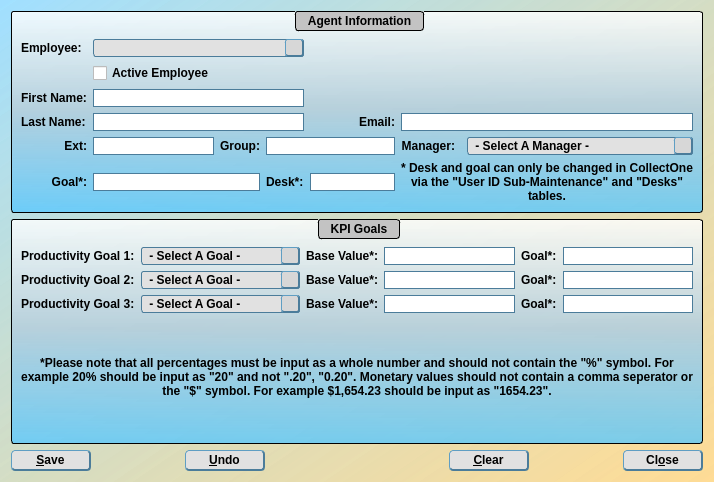
<?xml version="1.0" encoding="UTF-8"?>
<ui version="4.0">
 <class>agentMaintenance</class>
 <widget class="QDialog" name="agentMaintenance">
  <property name="geometry">
   <rect>
    <x>0</x>
    <y>0</y>
    <width>714</width>
    <height>482</height>
   </rect>
  </property>
  <property name="windowTitle">
   <string>Employee Maintenance</string>
  </property>
  <property name="windowIcon">
   <iconset>
    <normaloff>Meduit_logo.ico</normaloff>Meduit_logo.ico</iconset>
  </property>
  <property name="styleSheet">
   <string notr="true">QDialog{
	background-color: qlineargradient(spread:pad, x1:1, y1:1, x2:0, y2:0.011, stop:0 rgba(255, 218, 144, 200), stop:1 rgba(129, 213, 255, 126));
}
QWidget{
	font: 11pt &quot;Corbel&quot;;
	font-weight: bold;
}
QGroupBox{
	background-color: qlineargradient(spread:pad, x1:0.5, y1:0, x2:0.5, y2:1, stop:0 rgba(255, 255, 255, 209), stop:0.485876 rgba(181, 207, 220, 239), stop:1 rgba(85, 199, 255, 196));
	border: 1px solid black;
	border-radius: 3px;
	margin-top: 1ex;
	padding-top: 18;
	font: 11pt &quot;Corbel&quot;;
	font-weight: bold;
}
QGroupBox::title{
	background-color: rgb(195, 195, 195);
	border: 1px solid black;
	border-radius: 3px;
	padding: 2 10px;
	subcontrol-origin: margin;
	subcontrol-position: top;
	font: 11pt &quot;Corbel&quot;;
	font-weight: bold;
}
QLineEdit{
	border: 1px solid rgb(75, 124, 154);;
	font: 10pt &quot;MS Shell Dlg 2&quot;;
}
QTextEdit{
	font: 12pt &quot;Corbel&quot;;
}
QStatusBar{
	font: 10pt &quot;MS Shell Dlg 2&quot;;
}
QPushButton{
	border-bottom: 2px solid rgb(75, 124, 154);
	border-top: 1px solid rgb(95, 158, 195);
	border-right: 2px solid rgb(75, 124, 154);
	border-left: 1px solid rgb(95, 158, 195);
	border-radius: 4px;
	padding: 2px;
	padding-left: 13px;
	padding-right: 13px;
	background-color: rgb(225, 225, 225);
	font: 11pt &quot;Corbel&quot;;
	font-weight: bold;
}
QPushButton::hover{
	border-bottom: 2px solid rgb(75, 124, 154);
	border-top: 1px solid rgb(95, 158, 195);
	border-right: 2px solid rgb(75, 124, 154);
	border-left: 1px solid rgb(95, 158, 195);
	border-radius: 4px;
	padding: 2px;
	padding-left: 13px;
	padding-right: 13px;
	background-color: rgb(215, 215, 215);
	font: 11pt &quot;Corbel&quot;;
	font-weight: bold;
}
QPushButton::pressed{
	border-bottom: 1px solid rgb(75, 124, 154);
	border-top: 2px solid rgb(95, 158, 195);
	border-right: 1px solid rgb(75, 124, 154);
	border-left: 2px solid rgb(95, 158, 195);
	border-radius: 4px;
	padding: 2px;
	padding-left: 10px;
	padding-right: 10px;
	width: 80px;
	background-color: rgb(225, 225, 225);
	font: 11pt &quot;Corbel&quot;;
	font-weight: bold;
}
QComboBox{
	border: 1px solid;
	border-color: rgb(75, 124, 154);
	border-radius: 3px;
	background-color: rgb(225, 225, 225);
}
QComboBox::pressed{
	border: 1px solid;
	border-color: rgb(75, 124, 154);
	border-radius: 3px;
	background-color: rgb(225, 225, 225);
}
QComboBox::drop-down{
	background-color: rgb(215, 215, 215);
	border-bottom: 2px solid rgb(75, 124, 154);
	border-top: 1px solid rgb(95, 158, 195);
	border-right: 2px solid rgb(75, 124, 154);
	border-left: 1px solid rgb(95, 158, 195);
	border-radius: 3px;
	subcontrol-origin: margin;
	width: 16px;
}
QComboBox::drop-down::hover{
	background-color: rgb(205, 205, 205);
	border-bottom: 2px solid rgb(75, 124, 154);
	border-top: 1px solid rgb(95, 158, 195);
	border-right: 2px solid rgb(75, 124, 154);
	border-left: 1px solid rgb(95, 158, 195);
	border-radius: 3px;
	subcontrol-origin: margin;
	width: 16px;
}
QComboBox::drop-down::pressed{
	background-color: rgb(215, 215, 215);
	border-bottom: 1px solid rgb(75, 124, 154);
	border-top: 2px solid rgb(95, 158, 195);
	border-right: 1px solid rgb(75, 124, 154);
	border-left: 2px solid rgb(95, 158, 195);
	border-radius: 3px;
	subcontrol-origin: margin;
	width: 16px;
}
QComboBox::down-arrow{
	image: url(:/meduit/arrow.png);
	width: 14 px;
	height:14 px;
}</string>
  </property>
  <layout class="QGridLayout" name="gridLayout_2">
   <item row="2" column="1" colspan="8">
    <widget class="QGroupBox" name="groupBox">
     <property name="title">
      <string>KPI Goals</string>
     </property>
     <layout class="QGridLayout" name="gridLayout_3">
      <item row="3" column="1">
       <widget class="QComboBox" name="agentDesc3">
        <item>
         <property name="text">
          <string> - Select A Goal - </string>
         </property>
        </item>
        <item>
         <property name="text">
          <string>Connects (Total)</string>
         </property>
        </item>
        <item>
         <property name="text">
          <string>Connects (Per Hour)</string>
         </property>
        </item>
        <item>
         <property name="text">
          <string>RPC (Total)</string>
         </property>
        </item>
        <item>
         <property name="text">
          <string>RPC (Per Hour)</string>
         </property>
        </item>
        <item>
         <property name="text">
          <string>Promises Conv%</string>
         </property>
        </item>
        <item>
         <property name="text">
          <string>Conversions Per Hour</string>
         </property>
        </item>
        <item>
         <property name="text">
          <string>Secured (%)</string>
         </property>
        </item>
        <item>
         <property name="text">
          <string>Secured (Avg Payment)</string>
         </property>
        </item>
        <item>
         <property name="text">
          <string>Fees (Total)</string>
         </property>
        </item>
        <item>
         <property name="text">
          <string>Fees (Per Hour)</string>
         </property>
        </item>
        <item>
         <property name="text">
          <string>Overall Totals</string>
         </property>
        </item>
        <item>
         <property name="text">
          <string>Payment Plan</string>
         </property>
        </item>
        <item>
         <property name="text">
          <string>Category Review</string>
         </property>
        </item>
       </widget>
      </item>
      <item row="3" column="5">
       <widget class="QLineEdit" name="agentGoal3">
        <property name="sizePolicy">
         <sizepolicy hsizetype="MinimumExpanding" vsizetype="Fixed">
          <horstretch>0</horstretch>
          <verstretch>0</verstretch>
         </sizepolicy>
        </property>
       </widget>
      </item>
      <item row="1" column="0">
       <widget class="QLabel" name="label_11">
        <property name="sizePolicy">
         <sizepolicy hsizetype="Maximum" vsizetype="Preferred">
          <horstretch>0</horstretch>
          <verstretch>0</verstretch>
         </sizepolicy>
        </property>
        <property name="text">
         <string>Productivity Goal 1:</string>
        </property>
       </widget>
      </item>
      <item row="1" column="5">
       <widget class="QLineEdit" name="agentGoal1">
        <property name="sizePolicy">
         <sizepolicy hsizetype="MinimumExpanding" vsizetype="Fixed">
          <horstretch>0</horstretch>
          <verstretch>0</verstretch>
         </sizepolicy>
        </property>
       </widget>
      </item>
      <item row="2" column="5">
       <widget class="QLineEdit" name="agentGoal2">
        <property name="sizePolicy">
         <sizepolicy hsizetype="MinimumExpanding" vsizetype="Fixed">
          <horstretch>0</horstretch>
          <verstretch>0</verstretch>
         </sizepolicy>
        </property>
       </widget>
      </item>
      <item row="2" column="2">
       <widget class="QLabel" name="label_15">
        <property name="sizePolicy">
         <sizepolicy hsizetype="Maximum" vsizetype="Preferred">
          <horstretch>0</horstretch>
          <verstretch>0</verstretch>
         </sizepolicy>
        </property>
        <property name="text">
         <string>Base Value*:</string>
        </property>
       </widget>
      </item>
      <item row="4" column="0" colspan="6">
       <widget class="QLabel" name="label_4">
        <property name="sizePolicy">
         <sizepolicy hsizetype="Preferred" vsizetype="MinimumExpanding">
          <horstretch>0</horstretch>
          <verstretch>0</verstretch>
         </sizepolicy>
        </property>
        <property name="styleSheet">
         <string notr="true">QLabel{
	font: 10pt &quot;MS Shell Dlg 2&quot;;
}</string>
        </property>
        <property name="text">
         <string>*Please note that all percentages must be input as a whole number and should not contain the &quot;%&quot; symbol. For example 20% should be input as &quot;20&quot; and not &quot;.20&quot;, &quot;0.20&quot;. Monetary values should not contain a comma seperator or the &quot;$&quot; symbol. For example $1,654.23 should be input as &quot;1654.23&quot;.</string>
        </property>
        <property name="alignment">
         <set>Qt::AlignCenter</set>
        </property>
        <property name="wordWrap">
         <bool>true</bool>
        </property>
       </widget>
      </item>
      <item row="3" column="3">
       <widget class="QLineEdit" name="agentBase3">
        <property name="sizePolicy">
         <sizepolicy hsizetype="MinimumExpanding" vsizetype="Fixed">
          <horstretch>0</horstretch>
          <verstretch>0</verstretch>
         </sizepolicy>
        </property>
       </widget>
      </item>
      <item row="1" column="3">
       <widget class="QLineEdit" name="agentBase1">
        <property name="enabled">
         <bool>true</bool>
        </property>
        <property name="sizePolicy">
         <sizepolicy hsizetype="MinimumExpanding" vsizetype="Fixed">
          <horstretch>0</horstretch>
          <verstretch>0</verstretch>
         </sizepolicy>
        </property>
       </widget>
      </item>
      <item row="1" column="2">
       <widget class="QLabel" name="label_14">
        <property name="sizePolicy">
         <sizepolicy hsizetype="Maximum" vsizetype="Preferred">
          <horstretch>0</horstretch>
          <verstretch>0</verstretch>
         </sizepolicy>
        </property>
        <property name="text">
         <string>Base Value*:</string>
        </property>
       </widget>
      </item>
      <item row="2" column="3">
       <widget class="QLineEdit" name="agentBase2">
        <property name="sizePolicy">
         <sizepolicy hsizetype="MinimumExpanding" vsizetype="Fixed">
          <horstretch>0</horstretch>
          <verstretch>0</verstretch>
         </sizepolicy>
        </property>
       </widget>
      </item>
      <item row="2" column="4">
       <widget class="QLabel" name="label_18">
        <property name="sizePolicy">
         <sizepolicy hsizetype="Maximum" vsizetype="Preferred">
          <horstretch>0</horstretch>
          <verstretch>0</verstretch>
         </sizepolicy>
        </property>
        <property name="text">
         <string>Goal*:</string>
        </property>
       </widget>
      </item>
      <item row="3" column="4">
       <widget class="QLabel" name="label_19">
        <property name="sizePolicy">
         <sizepolicy hsizetype="Maximum" vsizetype="Preferred">
          <horstretch>0</horstretch>
          <verstretch>0</verstretch>
         </sizepolicy>
        </property>
        <property name="text">
         <string>Goal*:</string>
        </property>
       </widget>
      </item>
      <item row="2" column="0">
       <widget class="QLabel" name="label_12">
        <property name="sizePolicy">
         <sizepolicy hsizetype="Maximum" vsizetype="Preferred">
          <horstretch>0</horstretch>
          <verstretch>0</verstretch>
         </sizepolicy>
        </property>
        <property name="text">
         <string>Productivity Goal 2:</string>
        </property>
       </widget>
      </item>
      <item row="3" column="0">
       <widget class="QLabel" name="label_13">
        <property name="sizePolicy">
         <sizepolicy hsizetype="Maximum" vsizetype="Preferred">
          <horstretch>0</horstretch>
          <verstretch>0</verstretch>
         </sizepolicy>
        </property>
        <property name="text">
         <string>Productivity Goal 3:</string>
        </property>
       </widget>
      </item>
      <item row="1" column="1">
       <widget class="QComboBox" name="agentDesc1">
        <item>
         <property name="text">
          <string> - Select A Goal - </string>
         </property>
        </item>
        <item>
         <property name="text">
          <string>Connects (Total)</string>
         </property>
        </item>
        <item>
         <property name="text">
          <string>Connects (Per Hour)</string>
         </property>
        </item>
        <item>
         <property name="text">
          <string>RPC (Total)</string>
         </property>
        </item>
        <item>
         <property name="text">
          <string>RPC (Per Hour)</string>
         </property>
        </item>
        <item>
         <property name="text">
          <string>Promises Conv%</string>
         </property>
        </item>
        <item>
         <property name="text">
          <string>Conversions Per Hour</string>
         </property>
        </item>
        <item>
         <property name="text">
          <string>Secured (%)</string>
         </property>
        </item>
        <item>
         <property name="text">
          <string>Secured (Avg Payment)</string>
         </property>
        </item>
        <item>
         <property name="text">
          <string>Fees (Total)</string>
         </property>
        </item>
        <item>
         <property name="text">
          <string>Fees (Per Hour)</string>
         </property>
        </item>
        <item>
         <property name="text">
          <string>Overall Totals</string>
         </property>
        </item>
        <item>
         <property name="text">
          <string>Payment Plan</string>
         </property>
        </item>
        <item>
         <property name="text">
          <string>Category Review</string>
         </property>
        </item>
       </widget>
      </item>
      <item row="2" column="1">
       <widget class="QComboBox" name="agentDesc2">
        <item>
         <property name="text">
          <string> - Select A Goal - </string>
         </property>
        </item>
        <item>
         <property name="text">
          <string>Connects (Total)</string>
         </property>
        </item>
        <item>
         <property name="text">
          <string>Connects (Per Hour)</string>
         </property>
        </item>
        <item>
         <property name="text">
          <string>RPC (Total)</string>
         </property>
        </item>
        <item>
         <property name="text">
          <string>RPC (Per Hour)</string>
         </property>
        </item>
        <item>
         <property name="text">
          <string>Promises Conv%</string>
         </property>
        </item>
        <item>
         <property name="text">
          <string>Conversions Per Hour</string>
         </property>
        </item>
        <item>
         <property name="text">
          <string>Secured (%)</string>
         </property>
        </item>
        <item>
         <property name="text">
          <string>Secured (Avg Payment)</string>
         </property>
        </item>
        <item>
         <property name="text">
          <string>Fees (Total)</string>
         </property>
        </item>
        <item>
         <property name="text">
          <string>Fees (Per Hour)</string>
         </property>
        </item>
        <item>
         <property name="text">
          <string>Overall Totals</string>
         </property>
        </item>
        <item>
         <property name="text">
          <string>Payment Plan</string>
         </property>
        </item>
        <item>
         <property name="text">
          <string>Category Review</string>
         </property>
        </item>
       </widget>
      </item>
      <item row="3" column="2">
       <widget class="QLabel" name="label_16">
        <property name="sizePolicy">
         <sizepolicy hsizetype="Maximum" vsizetype="Preferred">
          <horstretch>0</horstretch>
          <verstretch>0</verstretch>
         </sizepolicy>
        </property>
        <property name="text">
         <string>Base Value*:</string>
        </property>
       </widget>
      </item>
      <item row="1" column="4">
       <widget class="QLabel" name="label_17">
        <property name="sizePolicy">
         <sizepolicy hsizetype="Maximum" vsizetype="Preferred">
          <horstretch>0</horstretch>
          <verstretch>0</verstretch>
         </sizepolicy>
        </property>
        <property name="text">
         <string>Goal*:</string>
        </property>
       </widget>
      </item>
     </layout>
    </widget>
   </item>
   <item row="3" column="5">
    <spacer name="horizontalSpacer_2">
     <property name="orientation">
      <enum>Qt::Horizontal</enum>
     </property>
     <property name="sizeHint" stdset="0">
      <size>
       <width>40</width>
       <height>20</height>
      </size>
     </property>
    </spacer>
   </item>
   <item row="3" column="8">
    <widget class="QPushButton" name="cancelButton">
     <property name="sizePolicy">
      <sizepolicy hsizetype="Fixed" vsizetype="Fixed">
       <horstretch>0</horstretch>
       <verstretch>0</verstretch>
      </sizepolicy>
     </property>
     <property name="minimumSize">
      <size>
       <width>80</width>
       <height>0</height>
      </size>
     </property>
     <property name="maximumSize">
      <size>
       <width>80</width>
       <height>16777215</height>
      </size>
     </property>
     <property name="text">
      <string>Cl&amp;ose</string>
     </property>
     <property name="autoDefault">
      <bool>false</bool>
     </property>
    </widget>
   </item>
   <item row="3" column="3">
    <widget class="QPushButton" name="undoButton">
     <property name="sizePolicy">
      <sizepolicy hsizetype="Fixed" vsizetype="Fixed">
       <horstretch>0</horstretch>
       <verstretch>0</verstretch>
      </sizepolicy>
     </property>
     <property name="minimumSize">
      <size>
       <width>80</width>
       <height>0</height>
      </size>
     </property>
     <property name="maximumSize">
      <size>
       <width>80</width>
       <height>16777215</height>
      </size>
     </property>
     <property name="text">
      <string>&amp;Undo</string>
     </property>
     <property name="autoDefault">
      <bool>false</bool>
     </property>
    </widget>
   </item>
   <item row="3" column="2">
    <spacer name="horizontalSpacer">
     <property name="orientation">
      <enum>Qt::Horizontal</enum>
     </property>
     <property name="sizeHint" stdset="0">
      <size>
       <width>40</width>
       <height>20</height>
      </size>
     </property>
    </spacer>
   </item>
   <item row="3" column="7">
    <spacer name="horizontalSpacer_3">
     <property name="orientation">
      <enum>Qt::Horizontal</enum>
     </property>
     <property name="sizeHint" stdset="0">
      <size>
       <width>40</width>
       <height>20</height>
      </size>
     </property>
    </spacer>
   </item>
   <item row="1" column="1" colspan="8">
    <widget class="QGroupBox" name="agentDetails">
     <property name="title">
      <string>Agent Information</string>
     </property>
     <layout class="QGridLayout" name="gridLayout">
      <item row="8" column="8" colspan="3">
       <widget class="QLabel" name="label_10">
        <property name="sizePolicy">
         <sizepolicy hsizetype="Preferred" vsizetype="Minimum">
          <horstretch>0</horstretch>
          <verstretch>0</verstretch>
         </sizepolicy>
        </property>
        <property name="styleSheet">
         <string notr="true">QLabel{
	font: 10pt &quot;MS Shell Dlg 2&quot;;
}</string>
        </property>
        <property name="text">
         <string>* Desk and goal can only be changed in CollectOne via the &quot;User ID Sub-Maintenance&quot; and &quot;Desks&quot; tables.</string>
        </property>
        <property name="alignment">
         <set>Qt::AlignCenter</set>
        </property>
        <property name="wordWrap">
         <bool>true</bool>
        </property>
       </widget>
      </item>
      <item row="4" column="1">
       <widget class="QLineEdit" name="agentExt">
        <property name="sizePolicy">
         <sizepolicy hsizetype="Maximum" vsizetype="Fixed">
          <horstretch>0</horstretch>
          <verstretch>0</verstretch>
         </sizepolicy>
        </property>
       </widget>
      </item>
      <item row="4" column="8">
       <widget class="QLabel" name="label_9">
        <property name="sizePolicy">
         <sizepolicy hsizetype="Preferred" vsizetype="Fixed">
          <horstretch>0</horstretch>
          <verstretch>0</verstretch>
         </sizepolicy>
        </property>
        <property name="text">
         <string>Manager:</string>
        </property>
        <property name="alignment">
         <set>Qt::AlignRight|Qt::AlignTrailing|Qt::AlignVCenter</set>
        </property>
       </widget>
      </item>
      <item row="4" column="4" colspan="2">
       <widget class="QLineEdit" name="agentGroup">
        <property name="sizePolicy">
         <sizepolicy hsizetype="Preferred" vsizetype="Fixed">
          <horstretch>0</horstretch>
          <verstretch>0</verstretch>
         </sizepolicy>
        </property>
       </widget>
      </item>
      <item row="3" column="0">
       <widget class="QLabel" name="label_7">
        <property name="sizePolicy">
         <sizepolicy hsizetype="Preferred" vsizetype="Fixed">
          <horstretch>0</horstretch>
          <verstretch>0</verstretch>
         </sizepolicy>
        </property>
        <property name="text">
         <string>Last Name:</string>
        </property>
        <property name="alignment">
         <set>Qt::AlignLeading|Qt::AlignLeft|Qt::AlignVCenter</set>
        </property>
       </widget>
      </item>
      <item row="2" column="1" colspan="4">
       <widget class="QLineEdit" name="agentFirstName">
        <property name="sizePolicy">
         <sizepolicy hsizetype="MinimumExpanding" vsizetype="Fixed">
          <horstretch>0</horstretch>
          <verstretch>0</verstretch>
         </sizepolicy>
        </property>
       </widget>
      </item>
      <item row="8" column="1" colspan="3">
       <widget class="QLineEdit" name="agentGoal">
        <property name="enabled">
         <bool>true</bool>
        </property>
        <property name="sizePolicy">
         <sizepolicy hsizetype="Preferred" vsizetype="Fixed">
          <horstretch>0</horstretch>
          <verstretch>0</verstretch>
         </sizepolicy>
        </property>
        <property name="readOnly">
         <bool>true</bool>
        </property>
       </widget>
      </item>
      <item row="8" column="5">
       <widget class="QLineEdit" name="agentDesk">
        <property name="enabled">
         <bool>true</bool>
        </property>
        <property name="sizePolicy">
         <sizepolicy hsizetype="Preferred" vsizetype="Fixed">
          <horstretch>0</horstretch>
          <verstretch>0</verstretch>
         </sizepolicy>
        </property>
        <property name="readOnly">
         <bool>true</bool>
        </property>
       </widget>
      </item>
      <item row="0" column="10" rowspan="2">
       <widget class="QLabel" name="saveLabel">
        <property name="styleSheet">
         <string notr="true">QLabel{
	color: rgba(255, 0, 0, 0);
}</string>
        </property>
        <property name="text">
         <string>Changes have been made. Please click &quot;Save&quot; before exiting or all changes will be lost.</string>
        </property>
        <property name="alignment">
         <set>Qt::AlignCenter</set>
        </property>
        <property name="wordWrap">
         <bool>true</bool>
        </property>
       </widget>
      </item>
      <item row="0" column="0">
       <widget class="QLabel" name="label_20">
        <property name="sizePolicy">
         <sizepolicy hsizetype="Preferred" vsizetype="Fixed">
          <horstretch>0</horstretch>
          <verstretch>0</verstretch>
         </sizepolicy>
        </property>
        <property name="text">
         <string>Employee:</string>
        </property>
        <property name="alignment">
         <set>Qt::AlignLeading|Qt::AlignLeft|Qt::AlignVCenter</set>
        </property>
       </widget>
      </item>
      <item row="3" column="1" colspan="4">
       <widget class="QLineEdit" name="agentLastName">
        <property name="sizePolicy">
         <sizepolicy hsizetype="MinimumExpanding" vsizetype="Fixed">
          <horstretch>0</horstretch>
          <verstretch>0</verstretch>
         </sizepolicy>
        </property>
       </widget>
      </item>
      <item row="4" column="0">
       <widget class="QLabel" name="label_8">
        <property name="sizePolicy">
         <sizepolicy hsizetype="Preferred" vsizetype="Fixed">
          <horstretch>0</horstretch>
          <verstretch>0</verstretch>
         </sizepolicy>
        </property>
        <property name="text">
         <string>Ext:</string>
        </property>
        <property name="alignment">
         <set>Qt::AlignRight|Qt::AlignTrailing|Qt::AlignVCenter</set>
        </property>
       </widget>
      </item>
      <item row="8" column="4">
       <widget class="QLabel" name="label_21">
        <property name="text">
         <string>Desk*:</string>
        </property>
       </widget>
      </item>
      <item row="2" column="0">
       <widget class="QLabel" name="label">
        <property name="sizePolicy">
         <sizepolicy hsizetype="Preferred" vsizetype="Fixed">
          <horstretch>0</horstretch>
          <verstretch>0</verstretch>
         </sizepolicy>
        </property>
        <property name="text">
         <string>First Name:</string>
        </property>
        <property name="alignment">
         <set>Qt::AlignLeading|Qt::AlignLeft|Qt::AlignVCenter</set>
        </property>
       </widget>
      </item>
      <item row="8" column="0">
       <widget class="QLabel" name="label_3">
        <property name="sizePolicy">
         <sizepolicy hsizetype="Preferred" vsizetype="Fixed">
          <horstretch>0</horstretch>
          <verstretch>0</verstretch>
         </sizepolicy>
        </property>
        <property name="text">
         <string>Goal*:</string>
        </property>
        <property name="alignment">
         <set>Qt::AlignRight|Qt::AlignTrailing|Qt::AlignVCenter</set>
        </property>
       </widget>
      </item>
      <item row="4" column="2" colspan="2">
       <widget class="QLabel" name="label_5">
        <property name="sizePolicy">
         <sizepolicy hsizetype="Preferred" vsizetype="Fixed">
          <horstretch>0</horstretch>
          <verstretch>0</verstretch>
         </sizepolicy>
        </property>
        <property name="text">
         <string>Group:</string>
        </property>
        <property name="alignment">
         <set>Qt::AlignRight|Qt::AlignTrailing|Qt::AlignVCenter</set>
        </property>
       </widget>
      </item>
      <item row="4" column="10">
       <widget class="QComboBox" name="agentManager">
        <property name="sizePolicy">
         <sizepolicy hsizetype="MinimumExpanding" vsizetype="Fixed">
          <horstretch>0</horstretch>
          <verstretch>0</verstretch>
         </sizepolicy>
        </property>
        <item>
         <property name="text">
          <string> - Select A Manager - </string>
         </property>
        </item>
        <item>
         <property name="text">
          <string>Patty</string>
         </property>
        </item>
        <item>
         <property name="text">
          <string>Jake</string>
         </property>
        </item>
        <item>
         <property name="text">
          <string>Shana</string>
         </property>
        </item>
        <item>
         <property name="text">
          <string>Stephanie</string>
         </property>
        </item>
       </widget>
      </item>
      <item row="3" column="5">
       <widget class="QLabel" name="label_6">
        <property name="sizePolicy">
         <sizepolicy hsizetype="Preferred" vsizetype="Fixed">
          <horstretch>0</horstretch>
          <verstretch>0</verstretch>
         </sizepolicy>
        </property>
        <property name="text">
         <string>Email:</string>
        </property>
        <property name="alignment">
         <set>Qt::AlignRight|Qt::AlignTrailing|Qt::AlignVCenter</set>
        </property>
       </widget>
      </item>
      <item row="3" column="8" colspan="3">
       <widget class="QLineEdit" name="agentEmail">
        <property name="sizePolicy">
         <sizepolicy hsizetype="MinimumExpanding" vsizetype="Fixed">
          <horstretch>0</horstretch>
          <verstretch>0</verstretch>
         </sizepolicy>
        </property>
       </widget>
      </item>
      <item row="1" column="1">
       <widget class="QCheckBox" name="activeEmpBox">
        <property name="text">
         <string>Active Employee</string>
        </property>
       </widget>
      </item>
      <item row="0" column="1" colspan="4">
       <widget class="QComboBox" name="employeeSelect">
        <property name="sizePolicy">
         <sizepolicy hsizetype="MinimumExpanding" vsizetype="Fixed">
          <horstretch>0</horstretch>
          <verstretch>0</verstretch>
         </sizepolicy>
        </property>
       </widget>
      </item>
     </layout>
    </widget>
   </item>
   <item row="3" column="6">
    <widget class="QPushButton" name="clearButton">
     <property name="sizePolicy">
      <sizepolicy hsizetype="Fixed" vsizetype="Fixed">
       <horstretch>0</horstretch>
       <verstretch>0</verstretch>
      </sizepolicy>
     </property>
     <property name="minimumSize">
      <size>
       <width>80</width>
       <height>0</height>
      </size>
     </property>
     <property name="maximumSize">
      <size>
       <width>80</width>
       <height>16777215</height>
      </size>
     </property>
     <property name="text">
      <string>&amp;Clear</string>
     </property>
     <property name="autoDefault">
      <bool>false</bool>
     </property>
    </widget>
   </item>
   <item row="3" column="1">
    <widget class="QPushButton" name="saveButton">
     <property name="sizePolicy">
      <sizepolicy hsizetype="Fixed" vsizetype="Fixed">
       <horstretch>0</horstretch>
       <verstretch>0</verstretch>
      </sizepolicy>
     </property>
     <property name="minimumSize">
      <size>
       <width>80</width>
       <height>0</height>
      </size>
     </property>
     <property name="maximumSize">
      <size>
       <width>80</width>
       <height>16777215</height>
      </size>
     </property>
     <property name="text">
      <string>&amp;Save</string>
     </property>
     <property name="autoDefault">
      <bool>false</bool>
     </property>
    </widget>
   </item>
   <item row="3" column="4">
    <spacer name="horizontalSpacer_4">
     <property name="orientation">
      <enum>Qt::Horizontal</enum>
     </property>
     <property name="sizeHint" stdset="0">
      <size>
       <width>40</width>
       <height>20</height>
      </size>
     </property>
    </spacer>
   </item>
  </layout>
 </widget>
 <tabstops>
  <tabstop>employeeSelect</tabstop>
  <tabstop>activeEmpBox</tabstop>
  <tabstop>agentFirstName</tabstop>
  <tabstop>agentLastName</tabstop>
  <tabstop>agentEmail</tabstop>
  <tabstop>agentExt</tabstop>
  <tabstop>agentGroup</tabstop>
  <tabstop>agentManager</tabstop>
  <tabstop>agentGoal</tabstop>
  <tabstop>agentDesk</tabstop>
  <tabstop>agentDesc1</tabstop>
  <tabstop>agentBase1</tabstop>
  <tabstop>agentGoal1</tabstop>
  <tabstop>agentDesc2</tabstop>
  <tabstop>agentBase2</tabstop>
  <tabstop>agentGoal2</tabstop>
  <tabstop>agentDesc3</tabstop>
  <tabstop>agentBase3</tabstop>
  <tabstop>agentGoal3</tabstop>
  <tabstop>saveButton</tabstop>
  <tabstop>undoButton</tabstop>
  <tabstop>clearButton</tabstop>
  <tabstop>cancelButton</tabstop>
 </tabstops>
 <resources>
  <include location="main_images.qrc"/>
 </resources>
 <connections/>
</ui>
